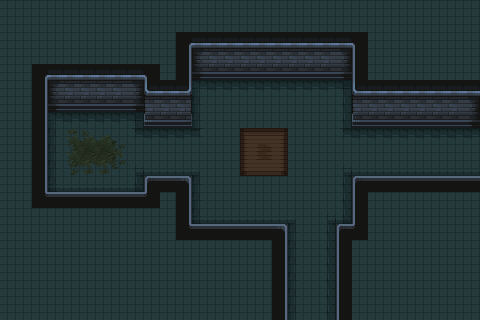

A 2D game scene composited from a Tiled map and its tileset images. What follows is a short description and the map's XML, with every tile layer's data as written:
An orthogonal 30x20 tile map with 16x16 px tiles, 3 tile layers (FloorBackground, FloorForeground, Walls) and 4 objects.

<map version="1.10" tiledversion="1.10.1" orientation="orthogonal" renderorder="right-down" width="30" height="20" tilewidth="16" tileheight="16" infinite="0" nextlayerid="5" nextobjectid="13">
 <tileset firstgid="1" source="DungeonTiles.tsx" />
 <layer id="1" name="FloorBackground" width="30" height="20">
  <data encoding="csv">
31,31,31,31,31,31,31,31,31,31,31,31,31,31,31,31,31,31,31,31,31,31,31,31,31,31,31,31,31,31,
31,31,31,31,31,31,31,31,31,31,31,31,31,31,31,31,31,31,31,31,31,31,31,31,31,31,31,31,31,31,
31,31,31,31,31,31,31,31,31,31,31,31,31,31,31,31,31,31,31,31,31,31,31,31,31,31,31,31,31,31,
31,31,31,31,31,31,31,31,31,31,31,31,31,31,31,31,31,31,31,31,31,31,31,31,31,31,31,31,31,31,
31,31,31,31,31,31,31,31,31,31,31,31,31,31,31,31,31,31,31,31,31,31,31,31,31,31,31,31,31,31,
31,31,31,31,31,31,31,31,31,31,31,31,5,6,6,6,6,6,6,6,6,7,31,31,31,31,31,31,31,31,
31,31,31,31,31,31,31,31,31,31,31,31,30,31,31,31,31,31,31,31,31,32,31,31,31,31,31,31,31,31,
31,31,31,5,6,6,6,6,7,31,31,31,30,31,31,31,31,31,31,31,31,32,31,31,31,31,31,31,31,31,
31,31,31,30,31,31,31,31,58,59,59,59,60,31,31,31,31,31,31,31,31,58,59,59,59,59,59,59,59,59,
31,31,31,30,31,31,31,31,31,31,31,31,31,31,31,31,31,31,31,31,31,31,31,31,31,31,31,31,31,31,
31,31,31,30,31,31,31,31,8,9,9,9,10,31,31,31,31,31,31,31,31,8,9,9,9,9,9,9,9,9,
31,31,31,55,56,56,56,56,57,31,31,31,30,31,31,31,31,31,31,31,31,32,31,31,31,31,31,31,31,31,
31,31,31,31,31,31,31,31,31,31,31,31,30,31,31,31,31,31,31,31,31,32,31,31,31,31,31,31,31,31,
31,31,31,31,31,31,31,31,31,31,31,31,55,56,56,56,56,56,10,31,8,57,31,31,31,31,31,31,31,31,
31,31,31,31,31,31,31,31,31,31,31,31,31,31,31,31,31,31,35,31,33,31,31,31,31,31,31,31,31,31,
31,31,31,31,31,31,31,31,31,31,31,31,31,31,31,31,31,31,35,31,33,31,31,31,31,31,31,31,31,31,
31,31,31,31,31,31,31,31,31,31,31,31,31,31,31,31,31,31,35,31,33,31,31,31,31,31,31,31,31,31,
31,31,31,31,31,31,31,31,31,31,31,31,31,31,31,31,31,31,35,31,33,31,31,31,31,31,31,31,31,31,
31,31,31,31,31,31,31,31,31,31,31,31,31,31,31,31,31,31,35,31,33,31,31,31,31,31,31,31,31,31,
31,31,31,31,31,31,31,31,31,31,31,31,31,31,31,31,31,31,35,31,33,31,31,31,31,31,31,31,31,31
</data>
 </layer>
 <layer id="2" name="FloorForeground" width="30" height="20">
  <data encoding="csv">
0,0,0,0,0,0,0,0,0,0,0,0,0,0,0,0,0,0,0,0,0,0,0,0,0,0,0,0,0,0,
0,0,0,0,0,0,0,0,0,0,0,0,0,0,0,0,0,0,0,0,0,0,0,0,0,0,0,0,0,0,
0,0,0,0,0,0,0,0,0,0,0,0,0,0,0,0,0,0,0,0,0,0,0,0,0,0,0,0,0,0,
0,0,0,0,0,0,0,0,0,0,0,0,0,0,0,0,0,0,0,0,0,0,0,0,0,0,0,0,0,0,
0,0,0,0,0,0,0,0,0,0,0,0,0,0,0,0,0,0,0,0,0,0,0,0,0,0,0,0,0,0,
0,0,0,0,0,0,0,0,0,0,0,0,0,0,0,0,0,0,0,0,0,0,0,0,0,0,0,0,0,0,
0,0,0,0,0,0,0,0,0,0,0,0,0,0,0,0,0,0,0,0,0,0,0,0,0,0,0,0,0,0,
0,0,0,0,0,0,0,0,0,0,0,0,0,0,0,0,0,0,0,0,0,0,0,0,0,0,0,0,0,0,
0,0,0,0,11,12,13,14,0,0,0,0,0,0,0,0,0,0,0,0,0,0,0,0,0,0,0,0,0,0,
0,0,0,0,61,62,62,39,0,0,0,0,0,0,0,0,0,0,0,0,0,0,0,0,0,0,0,0,0,0,
0,0,0,0,86,87,87,89,0,0,0,0,0,0,0,0,0,0,0,0,0,0,0,0,0,0,0,0,0,0,
0,0,0,0,0,0,0,0,0,0,0,0,0,0,0,0,0,0,0,0,0,0,0,0,0,0,0,0,0,0,
0,0,0,0,0,0,0,0,0,0,0,0,0,0,0,0,0,0,0,0,0,0,0,0,0,0,0,0,0,0,
0,0,0,0,0,0,0,0,0,0,0,0,0,0,0,0,0,0,0,0,0,0,0,0,0,0,0,0,0,0,
0,0,0,0,0,0,0,0,0,0,0,0,0,0,0,0,0,0,0,0,0,0,0,0,0,0,0,0,0,0,
0,0,0,0,0,0,0,0,0,0,0,0,0,0,0,0,0,0,0,0,0,0,0,0,0,0,0,0,0,0,
0,0,0,0,0,0,0,0,0,0,0,0,0,0,0,0,0,0,0,0,0,0,0,0,0,0,0,0,0,0,
0,0,0,0,0,0,0,0,0,0,0,0,0,0,0,0,0,0,0,0,0,0,0,0,0,0,0,0,0,0,
0,0,0,0,0,0,0,0,0,0,0,0,0,0,0,0,0,0,0,0,0,0,0,0,0,0,0,0,0,0,
0,0,0,0,0,0,0,0,0,0,0,0,0,0,0,0,0,0,0,0,0,0,0,0,0,0,0,0,0,0
</data>
 </layer>
 <layer id="3" name="Walls" width="30" height="20">
  <data encoding="csv">
0,0,0,0,0,0,0,0,0,0,0,0,0,0,0,0,0,0,0,0,0,0,0,0,0,0,0,0,0,0,
0,0,0,0,0,0,0,0,0,0,0,0,0,0,0,0,0,0,0,0,0,0,0,0,0,0,0,0,0,0,
0,0,0,0,0,0,0,0,0,0,0,104,1,2,2,2,2,2,2,2,2,3,105,0,0,0,0,0,0,0,
0,0,0,0,0,0,0,0,0,0,0,129,26,27,27,27,27,27,27,27,27,28,130,0,0,0,0,0,0,0,
0,0,104,1,2,2,2,2,3,105,0,129,51,52,52,52,52,52,52,52,52,53,130,0,0,0,0,0,0,0,
0,0,129,26,27,27,27,27,28,101,2,103,0,0,0,0,0,0,0,0,0,0,101,2,2,2,2,2,2,3,
0,0,129,51,52,52,52,52,53,126,27,128,0,0,0,0,0,0,0,0,0,0,126,27,27,27,27,27,27,28,
0,0,129,0,0,0,0,0,0,151,52,153,0,0,0,0,0,0,0,0,0,0,151,52,52,52,52,52,52,53,
0,0,129,0,0,0,0,0,0,0,0,0,0,0,0,15,16,17,0,0,0,0,0,0,0,0,0,0,0,0,
0,0,129,0,0,0,0,0,0,0,0,0,0,0,0,40,41,42,0,0,0,0,0,0,0,0,0,0,0,0,
0,0,129,0,0,0,0,0,0,0,0,0,0,0,0,65,66,67,0,0,0,0,0,0,0,0,0,0,0,0,
0,0,129,0,0,0,0,0,0,76,77,78,0,0,0,0,0,0,0,0,0,0,76,77,77,77,77,77,77,77,
0,0,154,77,77,77,77,77,77,155,0,129,0,0,0,0,0,0,0,0,0,0,130,0,0,0,0,0,0,0,
0,0,0,0,0,0,0,0,0,0,0,129,0,0,0,0,0,0,0,0,0,0,130,0,0,0,0,0,0,0,
0,0,0,0,0,0,0,0,0,0,0,154,77,77,77,77,77,78,0,0,0,76,155,0,0,0,0,0,0,0,
0,0,0,0,0,0,0,0,0,0,0,0,0,0,0,0,0,129,0,0,0,130,0,0,0,0,0,0,0,0,
0,0,0,0,0,0,0,0,0,0,0,0,0,0,0,0,0,129,0,0,0,130,0,0,0,0,0,0,0,0,
0,0,0,0,0,0,0,0,0,0,0,0,0,0,0,0,0,129,0,0,0,130,0,0,0,0,0,0,0,0,
0,0,0,0,0,0,0,0,0,0,0,0,0,0,0,0,0,129,0,0,0,130,0,0,0,0,0,0,0,0,
0,0,0,0,0,0,0,0,0,0,0,0,0,0,0,0,0,129,0,0,0,130,0,0,0,0,0,0,0,0
</data>
 </layer>
 <objectgroup id="4" name="Collision">
  <object id="8" x="0" y="0">
   <polygon points="0,0 80,96 144,96 144,112 192,112 192,64 352,64 352,112 368,112 480,0" />
  </object>
  <object id="9" x="0" y="320">
   <polygon points="0,0 128,-128 144,-128 144,-144 192,-144 192,-96 288,-96 288,0 336,0 336,-96 352,-96 352,-144 480,0" />
  </object>
  <object id="10" x="128" y="192">
   <polygon points="0,0 -80,0 -80,-96 -48,-96 -128,-192 -128,128" />
  </object>
  <object id="12" x="480" y="320">
   <polygon points="0,0 -128,-144 0,-144 0,-208 -112,-208 0,-320" />
  </object>
 </objectgroup>
</map>
